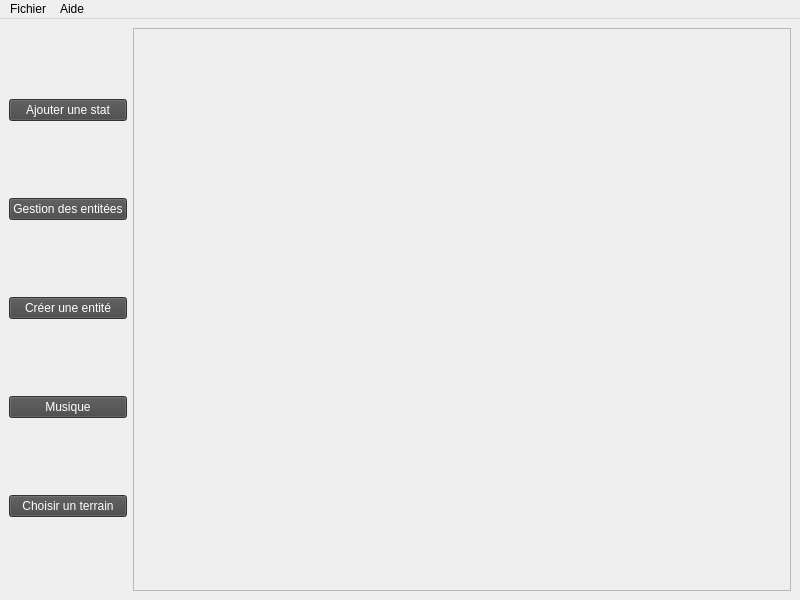
<?xml version="1.0" encoding="UTF-8"?>
<ui version="4.0">
 <class>MainWindow</class>
 <widget class="QMainWindow" name="MainWindow">
  <property name="geometry">
   <rect>
    <x>0</x>
    <y>0</y>
    <width>800</width>
    <height>600</height>
   </rect>
  </property>
  <property name="sizePolicy">
   <sizepolicy hsizetype="Expanding" vsizetype="Expanding">
    <horstretch>0</horstretch>
    <verstretch>0</verstretch>
   </sizepolicy>
  </property>
  <property name="windowTitle">
   <string>Gestionnaire de Jeu de Rôle</string>
  </property>
  <property name="styleSheet">
   <string notr="true"/>
  </property>
  <widget class="QWidget" name="centralwidget">
   <layout class="QVBoxLayout" name="verticalLayout_3">
    <item>
     <layout class="QHBoxLayout" name="horizontalLayout">
      <item>
       <layout class="QVBoxLayout" name="verticalLayout">
        <item>
         <widget class="QPushButton" name="statButton">
          <property name="styleSheet">
           <string notr="true">background-color: rgb(70, 70, 70);
color: rgb(255, 255, 255);
selection-background-color: rgb(154, 154, 154);</string>
          </property>
          <property name="text">
           <string>Ajouter une stat</string>
          </property>
         </widget>
        </item>
        <item>
         <widget class="QPushButton" name="entityWindowButton">
          <property name="styleSheet">
           <string notr="true">background-color: rgb(70, 70, 70);
color: rgb(255, 255, 255);
selection-background-color: rgb(154, 154, 154);</string>
          </property>
          <property name="text">
           <string>Gestion des entitées</string>
          </property>
         </widget>
        </item>
        <item>
         <widget class="QPushButton" name="newEntityButton">
          <property name="styleSheet">
           <string notr="true">background-color: rgb(70, 70, 70);
color: rgb(255, 255, 255);
selection-background-color: rgb(154, 154, 154);</string>
          </property>
          <property name="text">
           <string>Créer une entité</string>
          </property>
         </widget>
        </item>
        <item>
         <widget class="QPushButton" name="musicButton">
          <property name="styleSheet">
           <string notr="true">background-color: rgb(70, 70, 70);
color: rgb(255, 255, 255);
selection-background-color: rgb(154, 154, 154);</string>
          </property>
          <property name="text">
           <string>Musique</string>
          </property>
         </widget>
        </item>
        <item>
         <widget class="QPushButton" name="backgroundButton">
          <property name="styleSheet">
           <string notr="true">background-color: rgb(70, 70, 70);
color: rgb(255, 255, 255);
selection-background-color: rgb(154, 154, 154);</string>
          </property>
          <property name="text">
           <string>Choisir un terrain</string>
          </property>
         </widget>
        </item>
       </layout>
      </item>
      <item>
       <widget class="QScrollArea" name="scrollArea">
        <property name="widgetResizable">
         <bool>true</bool>
        </property>
        <widget class="QWidget" name="scrollAreaWidgetContents">
         <property name="geometry">
          <rect>
           <x>0</x>
           <y>0</y>
           <width>623</width>
           <height>549</height>
          </rect>
         </property>
         <layout class="QVBoxLayout" name="verticalLayout_2">
          <item>
           <widget class="QLabel" name="mapDisplay">
            <property name="text">
             <string/>
            </property>
           </widget>
          </item>
         </layout>
        </widget>
       </widget>
      </item>
     </layout>
    </item>
   </layout>
  </widget>
  <widget class="QMenuBar" name="menubar">
   <property name="geometry">
    <rect>
     <x>0</x>
     <y>0</y>
     <width>800</width>
     <height>25</height>
    </rect>
   </property>
   <widget class="QMenu" name="menuFichier">
    <property name="title">
     <string>Fichier</string>
    </property>
    <addaction name="actionNouvelle_partie"/>
    <addaction name="actionCharger_une_partie"/>
    <addaction name="actionEnregistrer_la_partie"/>
    <addaction name="actionQuitter"/>
   </widget>
   <widget class="QMenu" name="menuAide">
    <property name="title">
     <string>Aide</string>
    </property>
    <addaction name="actionComment_utiliser_l_application"/>
    <addaction name="actionA_propos"/>
    <addaction name="actionContact"/>
   </widget>
   <addaction name="menuFichier"/>
   <addaction name="menuAide"/>
  </widget>
  <action name="actionNouvelle_partie">
   <property name="text">
    <string>Nouvelle partie</string>
   </property>
  </action>
  <action name="actionCharger_une_partie">
   <property name="text">
    <string>Charger une partie</string>
   </property>
  </action>
  <action name="actionEnregistrer_la_partie">
   <property name="text">
    <string>Enregistrer la partie</string>
   </property>
  </action>
  <action name="actionQuitter">
   <property name="text">
    <string>Quitter</string>
   </property>
  </action>
  <action name="actionComment_utiliser_l_application">
   <property name="text">
    <string>Comment utiliser l'application</string>
   </property>
  </action>
  <action name="actionA_propos">
   <property name="text">
    <string>A propos</string>
   </property>
  </action>
  <action name="actionContact">
   <property name="text">
    <string>Contact</string>
   </property>
  </action>
 </widget>
 <resources/>
 <connections/>
</ui>
